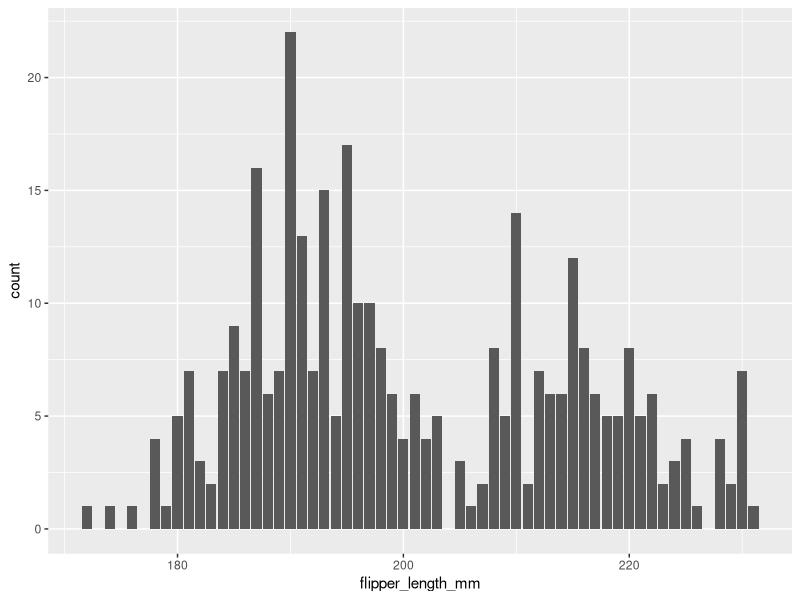
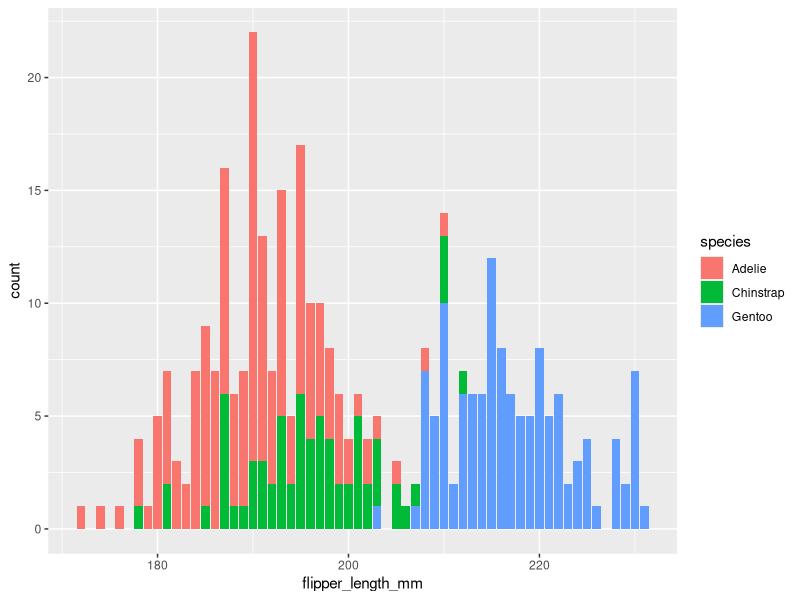
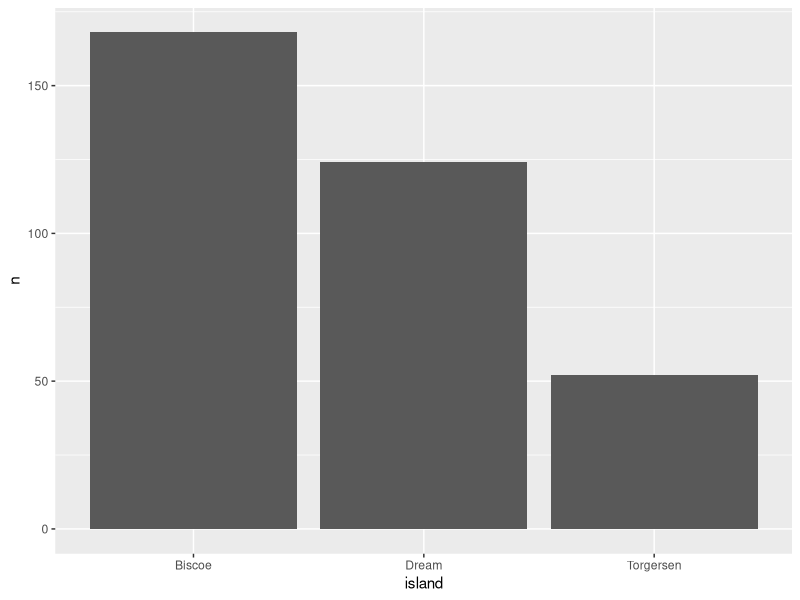
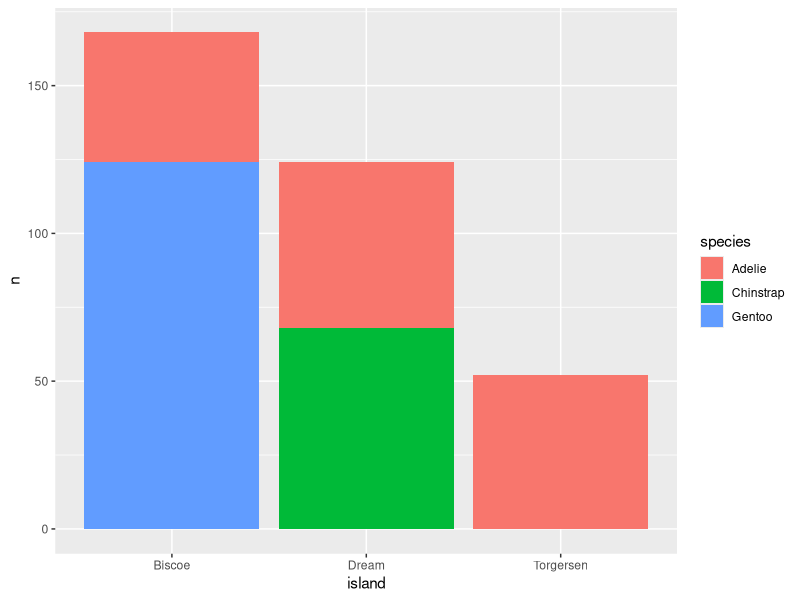
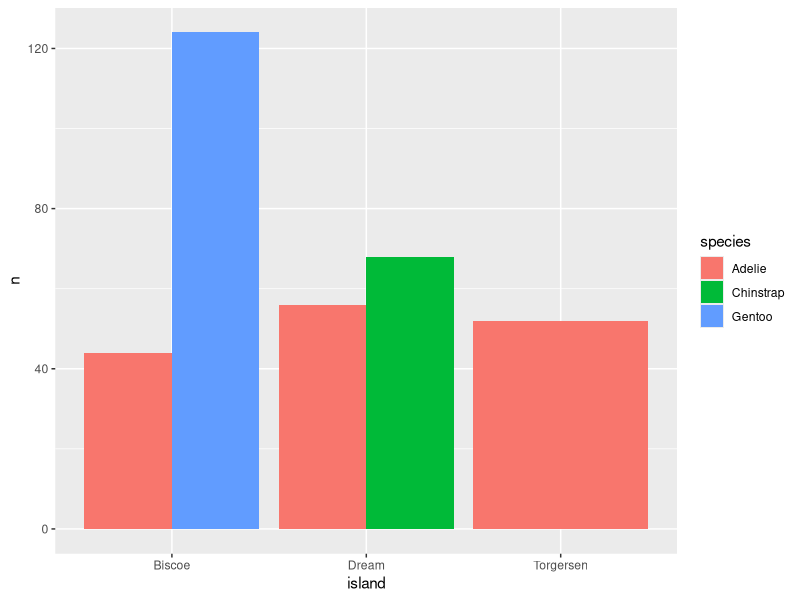
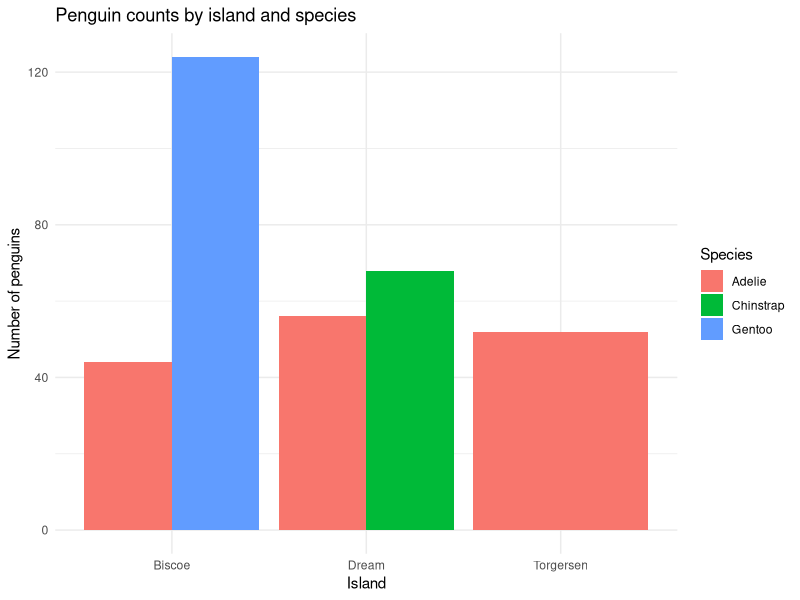

Generate these figures, in order, with R:
## ---- chunk 1
library(ggplot2)
library(palmerpenguins)
data(penguins)
## ---- chunk 2
ggplot(data = penguins, aes(x=flipper_length_mm)) + geom_bar()
## ---- chunk 3
ggplot(data = penguins, aes(x=flipper_length_mm, fill=species)) + geom_bar()
## ---- chunk 4
library(tidyverse)
penguin.island <- penguins %>% count(species, island)
penguin.island
## ---- chunk 5
ggplot(data = penguin.island, aes(x=island, y=n)) + geom_bar(stat = "identity")
## ---- chunk 6
ggplot(data = penguin.island, aes(x=island, y=n, fill=species)) + geom_bar(stat = "identity")
## ---- chunk 7
ggplot(data = penguin.island, aes(x=island, y=n, fill=species)) + geom_bar(stat = "identity", position = "dodge")
## ---- chunk 8
ggplot(data = penguin.island, aes(x=island, y=n, fill=species)) +
  geom_bar(stat = "identity", position = "dodge") +
  labs(title = "Penguin counts by island and species",
       x = "Island", y = "Number of penguins", fill = "Species") +
  theme_minimal()
